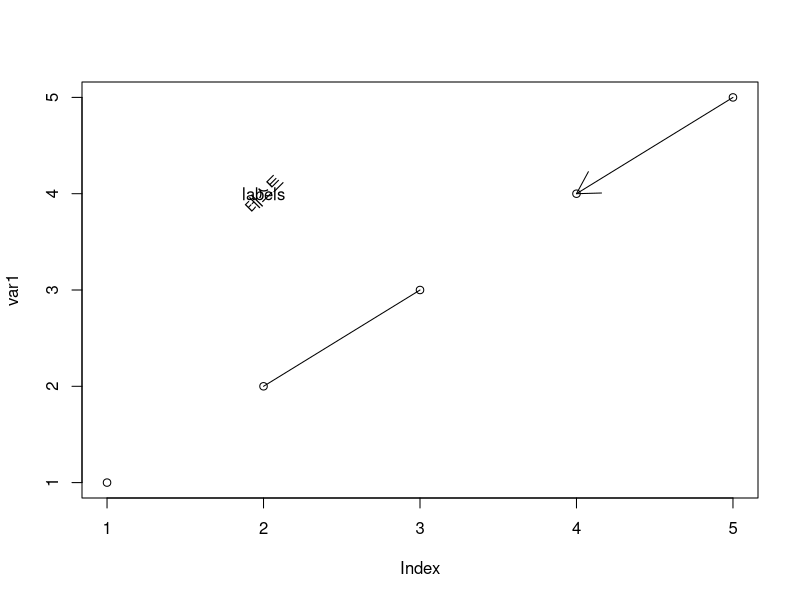
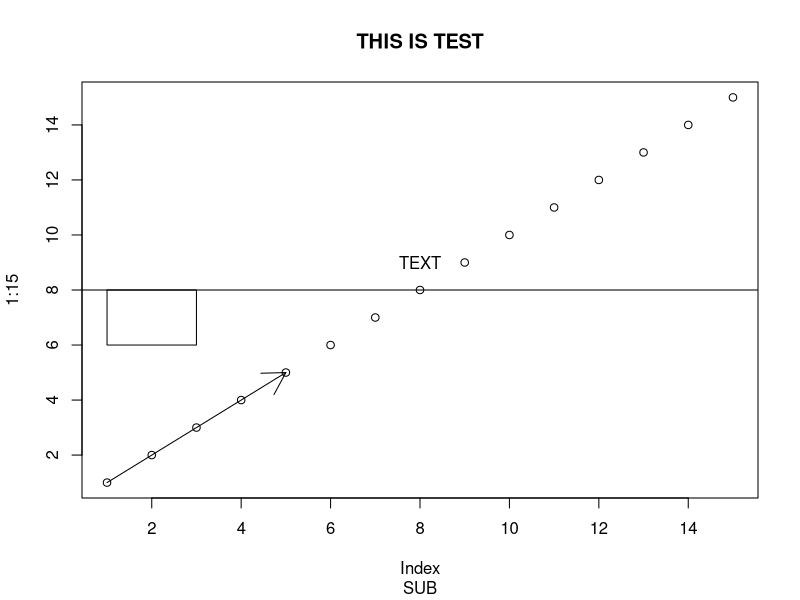

Write R code to recreate these figures, in order.
# 저수준 적도 함수
var1 <- 1:5
plot(var1)
segments(2,2,3,3) #점 (2,2)와 (3,3)을 지나는 선분 그리기
arrows(5,5,4,4) #점 (5,5)와 (4,4)을 지나는 화살표 그리기
text(2,4,'labels')  #(a,b,'labels') -> (a,b) 위치에 문자열 labels 출력
text(2,4,"테스트",srt=45)  #(a,b,'테스트',srt=45) -> (a,b) 위치에 문자열 테스트 출력하는데 45도 기울여 출력

#par(mar=c(2,2,2,2),mfrow=c(1,1)) -> 기존 상태에서 밑에 출력하면 화면이 짤리므로 화면 사이즈 조정해주기
plot(1:15)
abline(h=8)  # 선 긋기
rect(1,6,3,8)  # 사각형 그리기
arrows(1,1,5,5) # 화살표 그리기
text(8,9,"TEXT")  # 글자 쓰기
title("THIS IS TEST","SUB")

